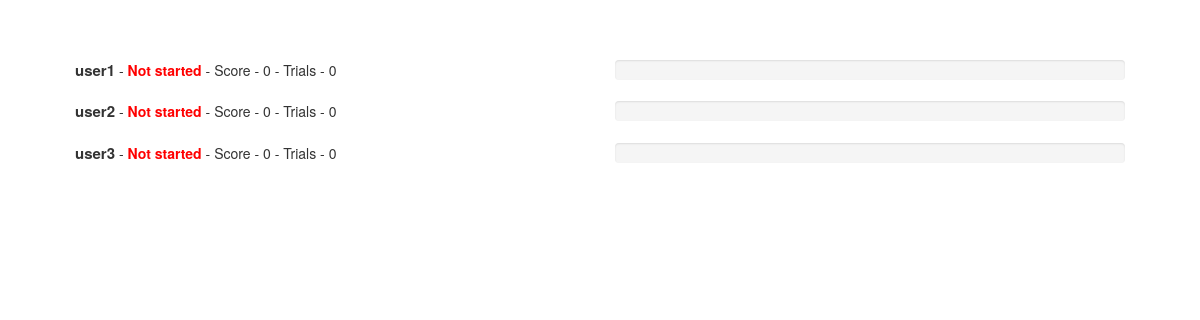
/realtime, run on an earlier commit of the app's database.
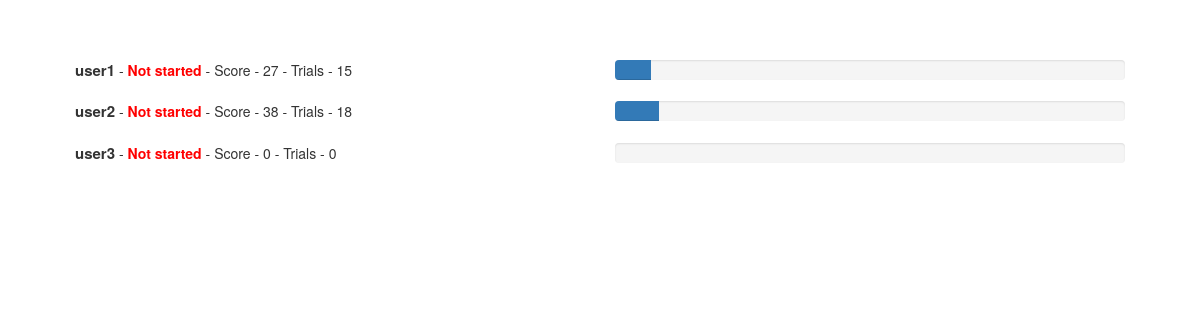
And on a later commit of the database.
### app/models/users.py (models this page shows, shortened)
class User(UserMixin, db.Model):
    __tablename__ = 'users'
    id = db.Column(db.Integer, primary_key=True)
    email = db.Column(db.String(64), unique=True, index=True)
    username = db.Column(db.String(64), unique=True, index=True)
    password_hash = db.Column(db.String(128))
    confirmed = db.Column(db.Boolean, default=True)
    avatar_hash = db.Column(db.String(32))
    member_since = db.Column(db.DateTime, default=datetime.utcnow)
    total_reps = db.Column(db.Integer, default=0)
    last_index = db.Column(db.Integer, default=0)
    score = db.Column(db.Integer, default=0)
    if DESIGN == 2:
        x = [str(randint(1,2)), '3']
    else:
        x = [str(i) for i in list(range(1,4))]
    shuffle(x)
    x = ['3','2']
    x = ','.join(x)
    scheduler_order = db.Column(db.String, default=x)
    set_num = db.Column(db.Integer, default=1)
    feedback_1 = db.Column(db.Text, default='')
    feedback_2 = db.Column(db.Text, default='')
    feedback_3 = db.Column(db.Text, default='')
    sequential_cycle = db.Column(db.Integer, default=1)
    started = db.Column(db.Integer, default=0)
    last_time = db.Column(db.Integer)
    collections = db.relationship('FlashcardCollection', backref='user', lazy='dynamic')
    @property
    def password(self):
        raise AttributeError('Password is not a readable Attribute')

### app/main/views.py (the view)
@main.route('/realtime')
def realtime():
    sqlite_file = 'data-dev.sqlite'
    user_ids = []
    values = []
    conn = sqlite3.connect(sqlite_file)
    c = conn.cursor()
    for row in c.execute("SELECT rowid, * FROM users"):
        user_ids.append(row[3])
        values.append(str(row[-2]) + ',' + str(row[-9]) + ',' + str(row[-11]))
    ls = dict(zip(user_ids, values))
    return render_template('realtime.html', ls=ls)

### app/auth/views.py (called while the page is built)
@auth.before_app_request
def before_request():
    if current_user.is_authenticated:
        if not current_user.confirmed \
                and request.endpoint \
                and request.endpoint[:5] != 'auth.' \
                and request.endpoint != 'static':
            return redirect(url_for('auth.unconfirmed'))

### app/main/views.py (called while the page is built)
@main.after_app_request
def after_request(response):
    for query in get_debug_queries():
        if query.duration >= current_app.config['FLASHCARD_SLOW_DB_QUERY_TIME']:
            current_app.logger.warning(
                'Slow query: %s\nParameters: %s\nDuration: %fs\nContext: %s\n' %
                (query.statement, query.parameters, query.duration, query.context))
    return response

### app/templates/realtime.html (shortened to what this page needs)
{% extends "base2.html" %}
{% block page_content %}
        {% for key in ls.keys() %}
            <div class="row">
              <div class="col-sm-6">
                <b style="font-size: 15px">{{key}}</b>{% if ls[key].split(',')[0] == '0' %} - <b class="red">Not started</b>{% else %} - <b class="green">Started</b>{% endif %} - Score - {{ls[key].split(',')[1]}} - Trials - {{ls[key].split(',')[2]}}
              </div>
              <div class="col-sm-6">
                <div class="progress" style="margin-bottom:0">
                  <div class="progress-bar"role="progressbar" aria-valuenow="{{(ls[key].split(',')[2]|int/210)*100}}" aria-valuemin="0" aria-valuemax="100" style="width:{{(ls[key].split(',')[2]|int/210)*100}}%"></div>
                </div>
              </div>
            </div>
          <br/>
        {% endfor %}
{% endblock %}

### app/templates/base2.html (shortened to what this page needs)
{% extends "bootstrap/base.html" %}
{% block head %}
    {{ super() }}
    <link rel="stylesheet" type="text/css" href="{{ url_for('static', filename='css/style.css') }}">
{% endblock %}
{% block  content %}
    <div class="container" style="padding: 5% !important">
        {% block page_content %}{% endblock %}
    </div>
{% endblock %}

### app/static/css/style.css (style rules this page uses)
.red { color: red; }
.container { padding: 10px !important }

What changed in the data, as far as the page shows it:
changed User "user1": username "0" → "27"; username "0" → "15"
changed User "user2": username "0" → "38"; username "0" → "18"
